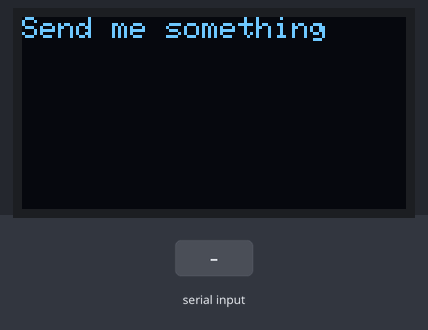
This sketch was run on a simulated Arduino Uno, built with avr-gcc and run on an emulated ATmega328P. On the bench: 128×64 one-colour display. The inputs (shaded band) are chosen by the test bench.

Above: at 1.2 s.
1.3 s: "1" received over the second serial link
At 2.2 s:
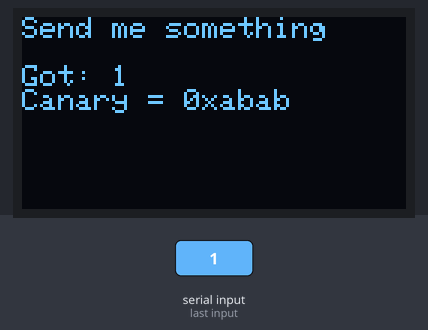
2.8 s: "0" received over the second serial link
At 3.4 s:
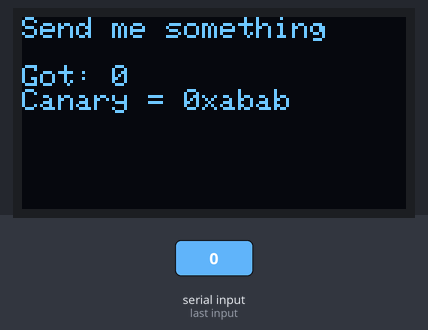
4.3 s: "2" received over the second serial link
Timing chart, 0 to 7.3 s (numbered marks = the images above; inputs shaded):
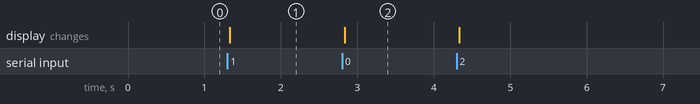

Measured:
- after the input at 1.3 s, the display: changes at once (image 1)
- after the input at 2.8 s, the display: changes at once (image 2)

The sketch:

simple_bof.ino
```cpp
#include <SPI.h>
#include <Wire.h>
#include <Adafruit_GFX.h>
#include <Adafruit_SSD1306.h>
#include <Fonts/FreeSans9pt7b.h>
#include <SoftwareSerial.h>

#define SCREEN_WIDTH 128 // OLED display width, in pixels
#define SCREEN_HEIGHT 64 // OLED display height, in pixels

// Declaration for an SSD1306 display connected to I2C (SDA, SCL pins)
#define OLED_RESET     -1 // Reset pin # (or -1 if sharing Arduino reset pin)
Adafruit_SSD1306 display(SCREEN_WIDTH, SCREEN_HEIGHT, &Wire, OLED_RESET);

#define CANARY 0xABAB

SoftwareSerial ser(0,1);

struct msg{
  char content[50];
  int canary;
};
struct msg msg;

void setup() {
  display.begin(SSD1306_SWITCHCAPVCC, 0x3C);

  display.clearDisplay();
  display.setTextSize(1);      // Normal 1:1 pixel scale
  display.setTextColor(WHITE); // Draw white text
  display.cp437(true);         // Use full 256 char 'Code Page 437' font
  display.println("Send me something");
  display.display();

  ser.begin(9600);
  msg.canary = CANARY;
}

int recv_data(char *m){
  int counter = 0;
  while (ser.available() == 0) {}
  while(ser.available() > 0){
    m[counter++] = ser.read();
    delay(2);
  }
  m[counter] = '\0';
  return counter;
}

void loop() {
  ser.println("Input >");
  recv_data(msg.content);

  display.clearDisplay();
  display.setCursor(0, 0);
  display.println("Send me something\n");
  display.print("Got: ");
  display.println(msg.content);
  char canary[15];
  sprintf(canary, "Canary = 0x%x", msg.canary);
  display.println(canary);
  display.display();

  delay(100); // Quick window to see the canary value
  if (msg.canary != CANARY){
    display.clearDisplay();
    display.setCursor(0, 0);
    if (msg.canary == 0xc0fe){
      display.println("Well done !\nI like this canary");
    }else{
      display.println("Oh no, you smashed my canary !");
    }
    display.display();
  }

  delay(100);
}
```
